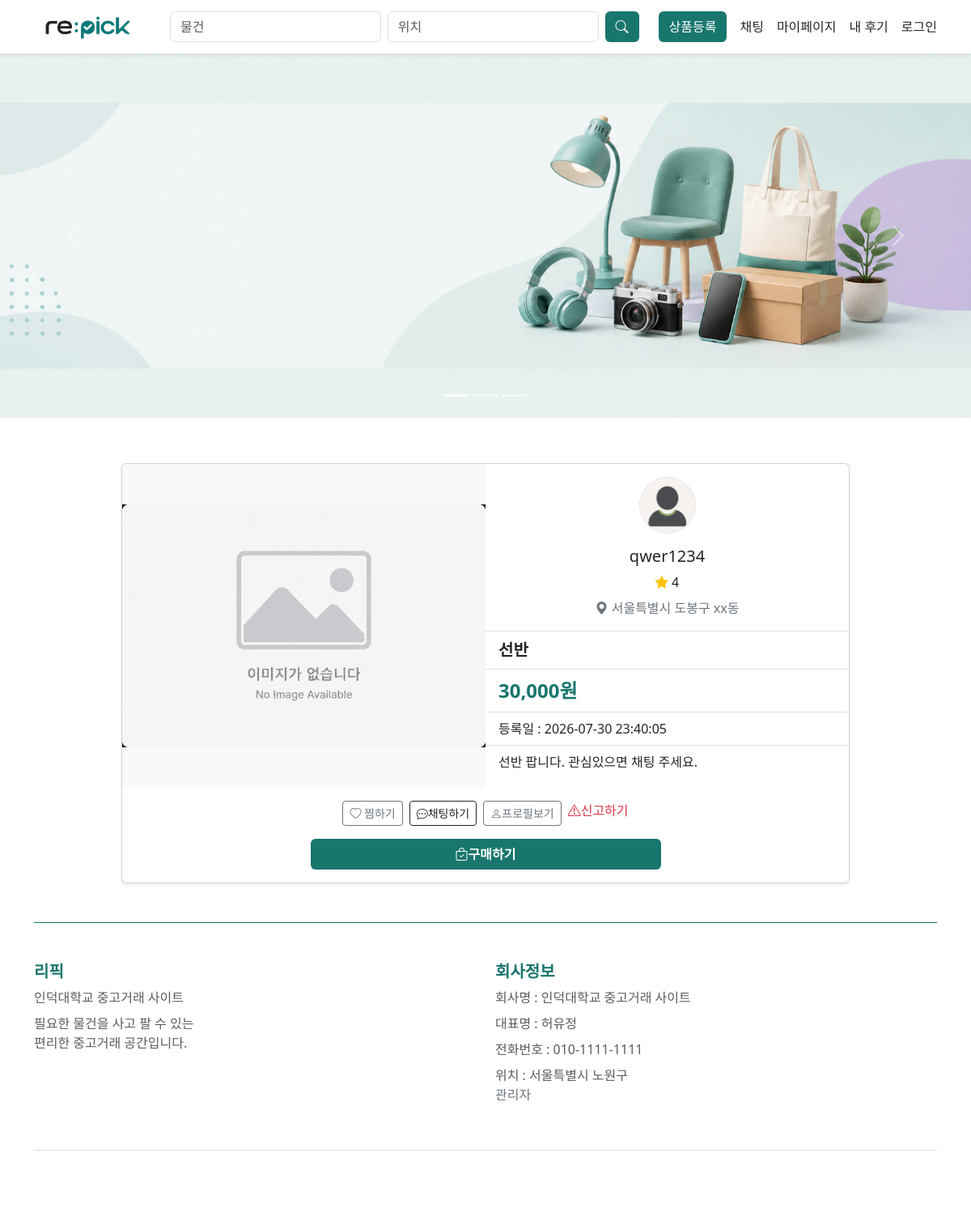
/product.php?product_id=25, run on the app's committed database.
### tables this page shows
CREATE TABLE `product` (
  `product_id` int(11) NOT NULL,
  `member_id` int(11) NOT NULL,
  `image` varchar(255) NOT NULL,
  `price` int(11) NOT NULL,
  `memo` text NOT NULL,
  `category` tinyint(4) NOT NULL,
  `view` int(11) NOT NULL DEFAULT 0,
  `reg_date` datetime NOT NULL,
  `state` tinyint(4) NOT NULL,
  `juso1` varchar(20) DEFAULT NULL,
  `juso2` varchar(20) DEFAULT NULL,
  `juso3` varchar(255) DEFAULT NULL,
  `name` varchar(255) DEFAULT NULL
);

CREATE TABLE `member` (
  `member_id` int(11) NOT NULL,
  `password` varchar(255) DEFAULT NULL,
  `tel` varchar(15) NOT NULL,
  `rating` double DEFAULT NULL,
  `bank_name` varchar(10) NOT NULL,
  `id` varchar(20) NOT NULL,
  `bank_num` varchar(20) NOT NULL,
  `name` varchar(20) DEFAULT NULL,
  `birthday` date DEFAULT NULL,
  `email` varchar(30) DEFAULT NULL,
  `juso1` varchar(20) DEFAULT NULL,
  `juso2` varchar(20) DEFAULT NULL,
  `juso3` varchar(255) DEFAULT NULL,
  `image` varchar(255) DEFAULT NULL,
  `status` tinyint(4) DEFAULT NULL
);

### product.php (the view, shortened to what this page needs)
<?php
include "main_top.php";
include "common.php";
$cookie_id = $_COOKIE["cookie_id"] ?? "";
if ($cookie_id) {
  $sql = "select member_id from member where id = '$cookie_id'";
  $result = mysqli_query($db, $sql);
  if (!$result) exit("에러 : $sql");
  $row = mysqli_fetch_assoc($result);
  $member_id = $row["member_id"];
} else {
  $member_id = "";
}
$product_id = $_GET["product_id"];
$sql = "select p.name, p.price, p.memo, p.reg_date, p.member_id, m.id, p.juso1, p.juso2, p.juso3, p.image, m.image as member_image , m.rating
          from product p inner join member m on p.member_id = m.member_id where product_id = $product_id";
$result = mysqli_query($db, $sql);
$row = mysqli_fetch_assoc($result);
$product_image = $row["image"] ?: "default.jpg";
$member_image = $row["member_image"] ?: "default_profile.jpg";
$rating = $row["rating"] ?: 0;
?>
<main class="container py-5">
  <div class="card mx-auto shadow-sm" style="max-width: 900px;">
    <div class="row g-0">
      <div class="col-12 col-md-6">
        <img src="product/<?php echo $product_image; ?>" class="card-img-top object-fit-contain bg-light" style="height: 400px;" alt="...">
      </div>
      <div class="col-12 col-md-6">
        <div class="card-body text-center border-bottom ">
          <div class="col-12 col-md-auto text-center mx-auto mb-3">
            <a href="member_profile.php?id=<?php echo $row["member_id"]; ?>">
              <img src="images/<?php echo $member_image; ?>" alt="프로필 사진" class="rounded-circle object-fit-cover border" style="width: 70px; height: 70px;">
            </a>
          </div>
          <h5 class="card-title"><?php echo $row["id"]; ?></h5>
          <div class="mb-2">
            <i class="bi bi-star-fill text-warning"></i>
            <span><?php echo $rating; ?></span>
          </div>
          <p class="card-text text-secondary">
            <i class="bi bi-geo-alt-fill"></i>
            <?php echo $row["juso1"] . " " . $row["juso2"] . " " . $row["juso3"]; ?>
          </p>
        </div>
        <ul class="list-group list-group-flush">
          <li class="list-group-item fw-bold fs-5"><?php echo $row["name"]; ?></li>
          <li class="list-group-item fw-bold fs-4" style="color: #18766d;"><?php echo number_format($row["price"]); ?>원</li>
          <li class="list-group-item">등록일 : <?php echo $row["reg_date"]; ?></li>
          <li class="list-group-item"><?php echo stripslashes($row["memo"]); ?></li>
        </ul>
      </div>
    </div>
    <div class="card-body">
      <div class="position-relative d-flex flex-wrap justify-content-center gap-2 mb-3" style="z-index: 2;">
       <a href="good_insert.php?product_id=<?php echo $product_id; ?>" class="btn btn-sm btn-outline-secondary"><i class="bi bi-heart"></i> 찜하기</a>
        <a href="chat_room.php?my_id=<?php echo $member_id; ?>&target_id=<?php echo $row["member_id"]; ?>&product_id=<?php echo $product_id; ?>"
          class="btn btn-sm btn-outline-dark"><i class="bi bi-chat-dots"></i>채팅하기</a>
        <a href="member_profile.php?id=<?php echo $row["member_id"]; ?>" class="btn btn-sm btn-outline-secondary"><i class="bi bi-person"></i>프로필보기</a>
        <a href="report.php?member_id=<?php echo $row["member_id"]; ?>" class="card-link text-decoration-none text-danger"><i class="bi bi-exclamation-triangle"></i>신고하기</a>
      </div>
      <div class="d-grid gap-2 col-6 mx-auto">
        <a class="btn w-100 fw-bold text-white" href="order_pay.php?product_id=<?php echo $product_id; ?>" style="background-color: #18766d;"><i class="bi bi-bag-check"></i>구매하기</a>
      </div>
    </div>
  </div>
</main>
<?php
include "main_bottom.php";
?>

### main_top.php (style rules this page uses)
body { padding-top: 50px; }
body { padding-bottom: 50px; }

### data on the page
product: member "qwer1234", member.rating "4", juso1 "서울특별시", juso2 "도봉구", juso3 "xx동", name "선반", price "30,000", reg_date "2026-07-30 23:40:05", memo "선반 팝니다. 관심있으면 채팅 주세요."
